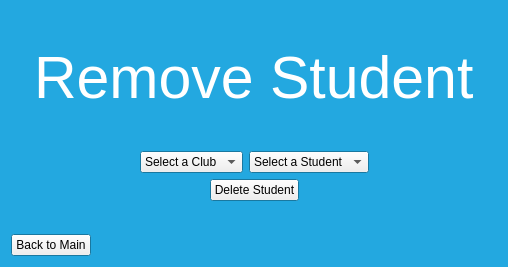
<?xml version="1.0" encoding="UTF-8"?>
<ui version="4.0">
 <class>admin_RemoveStudent</class>
 <widget class="QDialog" name="admin_RemoveStudent">
  <property name="geometry">
   <rect>
    <x>0</x>
    <y>0</y>
    <width>508</width>
    <height>267</height>
   </rect>
  </property>
  <property name="palette">
   <palette>
    <active>
     <colorrole role="Base">
      <brush brushstyle="SolidPattern">
       <color alpha="255">
        <red>255</red>
        <green>255</green>
        <blue>255</blue>
       </color>
      </brush>
     </colorrole>
     <colorrole role="Window">
      <brush brushstyle="SolidPattern">
       <color alpha="255">
        <red>35</red>
        <green>168</green>
        <blue>224</blue>
       </color>
      </brush>
     </colorrole>
    </active>
    <inactive>
     <colorrole role="Base">
      <brush brushstyle="SolidPattern">
       <color alpha="255">
        <red>255</red>
        <green>255</green>
        <blue>255</blue>
       </color>
      </brush>
     </colorrole>
     <colorrole role="Window">
      <brush brushstyle="SolidPattern">
       <color alpha="255">
        <red>35</red>
        <green>168</green>
        <blue>224</blue>
       </color>
      </brush>
     </colorrole>
    </inactive>
    <disabled>
     <colorrole role="Base">
      <brush brushstyle="SolidPattern">
       <color alpha="255">
        <red>35</red>
        <green>168</green>
        <blue>224</blue>
       </color>
      </brush>
     </colorrole>
     <colorrole role="Window">
      <brush brushstyle="SolidPattern">
       <color alpha="255">
        <red>35</red>
        <green>168</green>
        <blue>224</blue>
       </color>
      </brush>
     </colorrole>
    </disabled>
   </palette>
  </property>
  <property name="windowTitle">
   <string>Haig Network</string>
  </property>
  <layout class="QVBoxLayout" name="verticalLayout_5">
   <item>
    <layout class="QVBoxLayout" name="verticalLayout_4">
     <item>
      <layout class="QVBoxLayout" name="verticalLayout_2">
       <item>
        <layout class="QVBoxLayout" name="verticalLayout">
         <item>
          <spacer name="verticalSpacer_2">
           <property name="orientation">
            <enum>Qt::Vertical</enum>
           </property>
           <property name="sizeHint" stdset="0">
            <size>
             <width>20</width>
             <height>40</height>
            </size>
           </property>
          </spacer>
         </item>
         <item>
          <layout class="QHBoxLayout" name="horizontalLayout_2">
           <item>
            <spacer name="horizontalSpacer">
             <property name="orientation">
              <enum>Qt::Horizontal</enum>
             </property>
             <property name="sizeHint" stdset="0">
              <size>
               <width>40</width>
               <height>20</height>
              </size>
             </property>
            </spacer>
           </item>
           <item>
            <widget class="QLabel" name="label_5">
             <property name="font">
              <font>
               <family>Helvetica Neue</family>
               <pointsize>44</pointsize>
               <weight>50</weight>
               <bold>false</bold>
               <underline>false</underline>
              </font>
             </property>
             <property name="autoFillBackground">
              <bool>false</bool>
             </property>
             <property name="text">
              <string>&lt;html&gt;&lt;head/&gt;&lt;body&gt;&lt;p&gt;&lt;span style=&quot; color:#ffffff;&quot;&gt;Remove Student&lt;/span&gt;&lt;/p&gt;&lt;/body&gt;&lt;/html&gt;</string>
             </property>
             <property name="textFormat">
              <enum>Qt::RichText</enum>
             </property>
            </widget>
           </item>
           <item>
            <spacer name="horizontalSpacer_2">
             <property name="orientation">
              <enum>Qt::Horizontal</enum>
             </property>
             <property name="sizeHint" stdset="0">
              <size>
               <width>40</width>
               <height>20</height>
              </size>
             </property>
            </spacer>
           </item>
          </layout>
         </item>
         <item>
          <spacer name="verticalSpacer">
           <property name="orientation">
            <enum>Qt::Vertical</enum>
           </property>
           <property name="sizeHint" stdset="0">
            <size>
             <width>20</width>
             <height>40</height>
            </size>
           </property>
          </spacer>
         </item>
         <item>
          <layout class="QHBoxLayout" name="horizontalLayout">
           <item>
            <spacer name="horizontalSpacer_3">
             <property name="orientation">
              <enum>Qt::Horizontal</enum>
             </property>
             <property name="sizeHint" stdset="0">
              <size>
               <width>40</width>
               <height>20</height>
              </size>
             </property>
            </spacer>
           </item>
           <item>
            <widget class="QComboBox" name="comboBox_club">
             <item>
              <property name="text">
               <string>Select a Club</string>
              </property>
             </item>
            </widget>
           </item>
           <item>
            <widget class="QComboBox" name="comboBox_student">
             <item>
              <property name="text">
               <string>Select a Student</string>
              </property>
             </item>
            </widget>
           </item>
           <item>
            <spacer name="horizontalSpacer_4">
             <property name="orientation">
              <enum>Qt::Horizontal</enum>
             </property>
             <property name="sizeHint" stdset="0">
              <size>
               <width>40</width>
               <height>20</height>
              </size>
             </property>
            </spacer>
           </item>
          </layout>
         </item>
        </layout>
       </item>
       <item>
        <layout class="QHBoxLayout" name="horizontalLayout_3">
         <item>
          <spacer name="horizontalSpacer_5">
           <property name="orientation">
            <enum>Qt::Horizontal</enum>
           </property>
           <property name="sizeHint" stdset="0">
            <size>
             <width>40</width>
             <height>20</height>
            </size>
           </property>
          </spacer>
         </item>
         <item>
          <widget class="QPushButton" name="pushButton_delete">
           <property name="text">
            <string>Delete Student</string>
           </property>
           <property name="autoDefault">
            <bool>false</bool>
           </property>
          </widget>
         </item>
         <item>
          <spacer name="horizontalSpacer_6">
           <property name="orientation">
            <enum>Qt::Horizontal</enum>
           </property>
           <property name="sizeHint" stdset="0">
            <size>
             <width>40</width>
             <height>20</height>
            </size>
           </property>
          </spacer>
         </item>
        </layout>
       </item>
      </layout>
     </item>
     <item>
      <layout class="QVBoxLayout" name="verticalLayout_3">
       <item>
        <spacer name="verticalSpacer_3">
         <property name="orientation">
          <enum>Qt::Vertical</enum>
         </property>
         <property name="sizeHint" stdset="0">
          <size>
           <width>20</width>
           <height>40</height>
          </size>
         </property>
        </spacer>
       </item>
       <item>
        <layout class="QHBoxLayout" name="horizontalLayout_4">
         <item>
          <widget class="QPushButton" name="pushButton_Back">
           <property name="cursor">
            <cursorShape>PointingHandCursor</cursorShape>
           </property>
           <property name="text">
            <string>Back to Main</string>
           </property>
           <property name="autoDefault">
            <bool>false</bool>
           </property>
          </widget>
         </item>
         <item>
          <spacer name="horizontalSpacer_7">
           <property name="orientation">
            <enum>Qt::Horizontal</enum>
           </property>
           <property name="sizeHint" stdset="0">
            <size>
             <width>40</width>
             <height>20</height>
            </size>
           </property>
          </spacer>
         </item>
        </layout>
       </item>
      </layout>
     </item>
    </layout>
   </item>
  </layout>
 </widget>
 <resources/>
 <connections/>
</ui>
